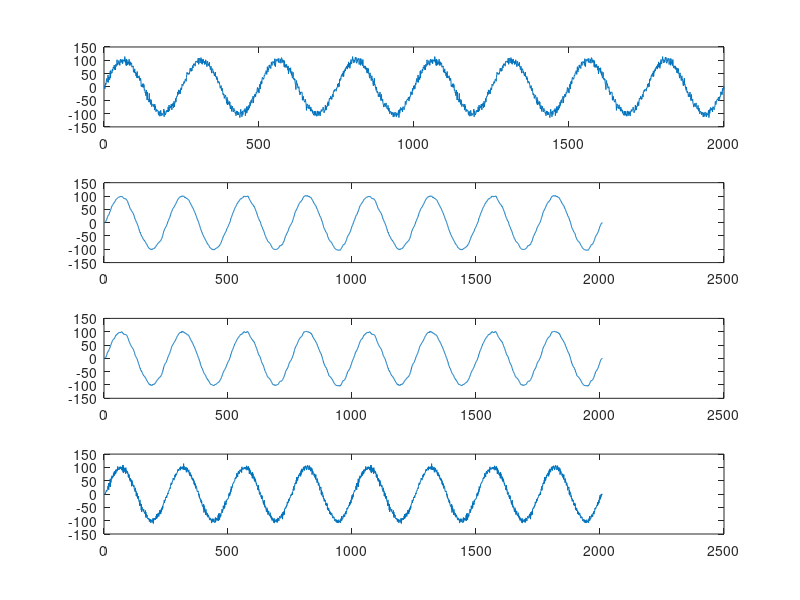

Recreate this plot in MATLAB.
load sinal.txt;
h1 = 1/11 * [1 1 1 1 1 1 1 1 1 1 1];
h2 = 1/14 * [1 1 1 1 2 2 2 1 1 1 1];
h3 = 1/9 * [1 1 2 2 -3 3 -3 2 2 1 1];

subplot(411); 
plot(sinal); 

subplot(412); 
plot(conv(sinal,h1)); 

subplot(413);
plot(conv(sinal,h2)); 

subplot(414);
plot(conv(sinal,h3));
